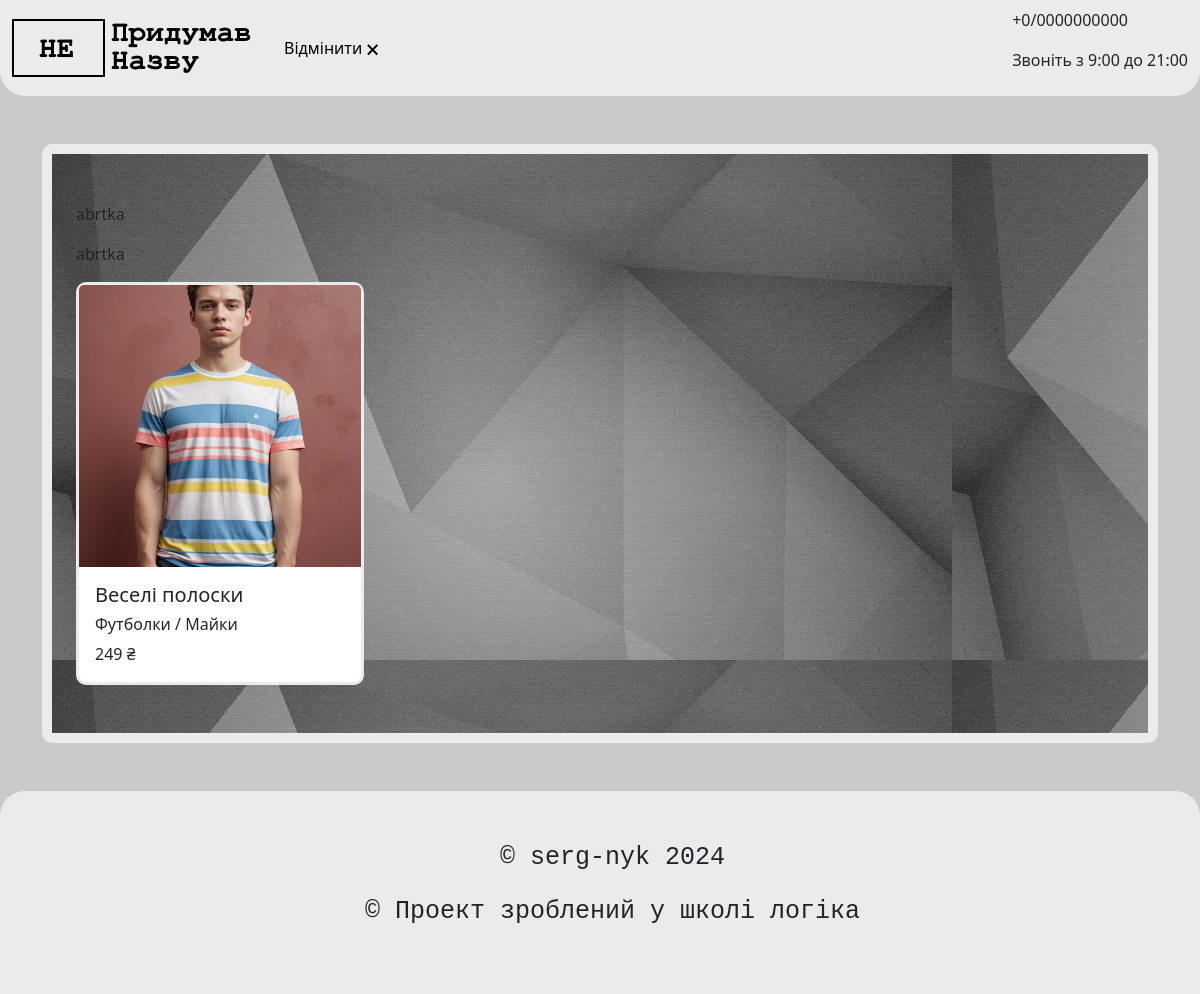
The app's page /product/9/order with its own data.
### tables this page shows
CREATE TABLE "products" (
	"id"	INTEGER,
	"title"	TEXT NOT NULL,
	"description"	TEXT DEFAULT 'This product has no description / Цей продукт не має опису',
	"image"	TEXT,
	"date"	INTEGER DEFAULT CURRENT_TIMESTAMP,
	"category_id"	INTEGER,
	"price"	INTEGER,
	FOREIGN KEY("category_id") REFERENCES "categories"("id"),
	PRIMARY KEY("id" AUTOINCREMENT)
);

CREATE TABLE "categories" (
	"id"	INTEGER,
	"category"	TEXT NOT NULL,
	PRIMARY KEY("id" AUTOINCREMENT)
);

### main.py (the view, shortened to what this page needs)
@app.route("/product/<product_id>/order", methods = ["POST", "GET"])
def order(product_id):
    categories = db.get_all_categories()
    product = db.get_product(int(product_id))
    return render_template("order.html", title = product[1], product = product, categories = categories)

### sql_queries.py (called while the page is built)
    def open(self):
        self.connection = sqlite3.connect(self.dbname) # Підключаємося до бази даних
        self.cursor = self.connection.cursor()

    def close(self):
        self.cursor.close()
        self.connection.close()

    def get_all_categories(self):
        self.open()
        self.cursor.execute("SELECT * FROM categories")
        data = self.cursor.fetchall()
        self.close()
        return data

    def get_product(self, product_id):
        self.open()
        self.cursor.execute('''SELECT * FROM products WHERE "id"=?''', [product_id])
        data = self.cursor.fetchone()
        self.close()
        return data

### templates/order.html
{% extends 'order-base-template.html' %} {% block content %}
<div class="container py-5">
  <div
    class="container product-img py-5"
    style="background-image: url('/static/img/background.jpg')"
  >
    <div class="container row-cols-1">
      <p>abrtka</p>
    </div>
    <div class="container">
      <p>abrtka</p>
    </div>
    <div class="container">
      {% include 'order_post_card.html' %}
    </div>
  </div>
</div>
{% endblock content %}

### templates/order_post_card.html
<div class="card small-outline" style="max-width: 18rem">
    <img
      src="{{ url_for('static', filename='img/'+product[3]) }}"
      class="card-img-top"
      alt="..."
    />
    <div class="card-body">
      <h5 class="card-title">{{product[1]}}</h5>
      <h6 class="card-text">{{categories[product[5]-1][1]}}</h6>
      <p class="card-text">{{product[6]}} ₴</p>
    </div>
  </div>

### static/style.css (style rules this page uses)
body { background: #cacaca; }
.product-img { border: 10px solid #ebebeb; border-radius: 10px; }
.small-outline { border: 3px solid #ebebeb; border-radius: 10px; }

### records on screen
products: image (picture), title "Веселі полоски", price "249"
categories: category "Футболки / Майки"
